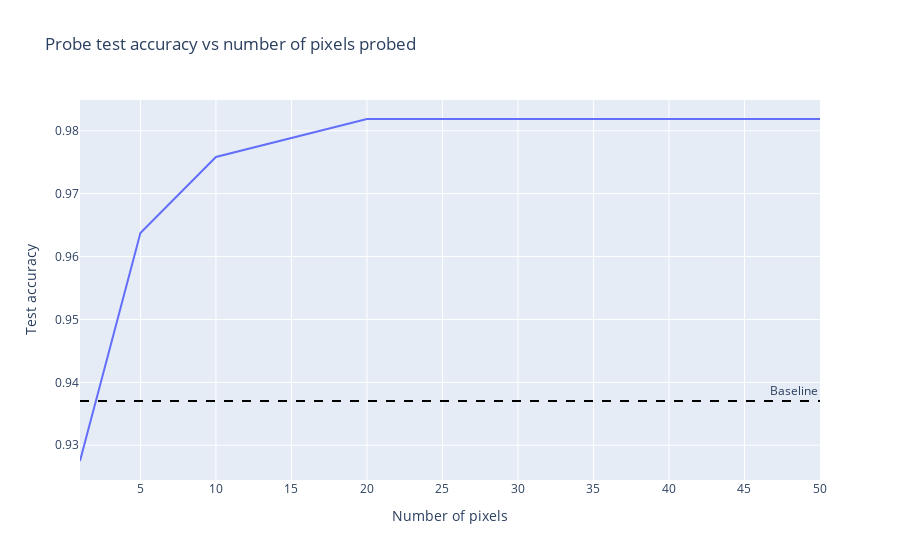

Write notebook code for a chart like this one.
### Markdown cell above
We can use these cached activations for a simple probing demo: 
1. We'll set up a boolearn probe target based on the action logits,
   which will be True if the probability of the agent moving the paddle
   up is very high (>90%), False otherwise.
2. We'll train a sparse linear probe to predict this "high probability
   of paddle-up" target using activations from the first convolutional
   layer output -- in other words, try to find a linear combination of a
   small number of activations that accurately predict the final action
   probability.

Spoiler alert: due to the simplicity and predictability of the default
Pong environment, this sparse probe works surprisingly well even using
only a very small fraction of activations.

(Note that this isn't intended to represent a sensible mech interp
research question -- just a simple and accessible example to demonstrate
the probing functionality.  A more useful probe target might be "pixel
contains the ball", or whatever.)

### Code cell
# Demonstrate probing by finding conv pixels that seem to predict a high
# probability of moving the paddle up

# Get action meanings from the environment
action_strs = env.envs[0].unwrapped.get_action_meanings()

# Get the action indices that correspond to moving the paddle up, which
# are RIGHT and RIGHTFIRE
up_action_idxs = [action_strs.index("RIGHT"), action_strs.index("RIGHTFIRE")]

# Convert the previously cached logits to probabilities
probs = t.nn.functional.softmax(logits, dim=-1)

# Calculate the sum of the probabilities of moving the paddle up
up_probs = probs[:, up_action_idxs].sum(dim=-1)

# Our probe objective variable is the a thresholded version
is_strong_up = (up_probs > 0.9).cpu().numpy()

# Now use CircRL to probe!
# We use a sparse probe to see if we can find a small set of conv pixels
# that predict strong paddle-up actions
SPARSE_NUMS = [1, 5, 10, 20, 50]
probe_results = []
for sparse_num in SPARSE_NUMS:
    result = cpr.linear_probe(
        activs.cpu().numpy(),
        is_strong_up,
        sparse_method="f_test",
        sparse_num=sparse_num,
        random_state=0,
        C=1,
    )
    probe_results.append(
        {"sparse_num": sparse_num, "test_score": result["test_score"]}
    )
probe_results = pd.DataFrame(probe_results)

baseline = is_strong_up.mean()
baseline = max(baseline, 1 - baseline)

fig = px.line(
    probe_results,
    x="sparse_num",
    y="test_score",
    title="Probe test accuracy vs number of pixels probed",
    labels={"test_score": "Test accuracy", "sparse_num": "Number of pixels"},
    render_mode="svg",
)

# Add a labelled horizontal line for the baseline accuracy
fig.add_hline(
    y=baseline,
    line_dash="dash",
    line_color="black",
    annotation_text="Baseline",
)

fig.show()

### Figure 1 — Plotly figure (JSON) as saved in the notebook; plotly's stock layout.template omitted (floating-point values rounded to 4 significant figures)
{"data": [{"hovertemplate": "Number of pixels=%{x}<br>Test accuracy=%{y}<extra></extra>", "legendgroup": "", "line": {"color": "#636efa", "dash": "solid"}, "marker": {"symbol": "circle"}, "mode": "lines", "name": "", "orientation": "v", "showlegend": false, "type": "scatter", "x": [1, 5, 10, 20, 50], "xaxis": "x", "y": [0.9275, 0.9637, 0.9758, 0.9819, 0.9819], "yaxis": "y"}], "layout": {"annotations": [{"showarrow": false, "text": "Baseline", "x": 1, "xanchor": "right", "xref": "x domain", "y": 0.937, "yanchor": "bottom", "yref": "y"}], "legend": {"tracegroupgap": 0}, "shapes": [{"line": {"color": "black", "dash": "dash"}, "type": "line", "x0": 0, "x1": 1, "xref": "x domain", "y0": 0.937, "y1": 0.937, "yref": "y"}], "title": {"text": "Probe test accuracy vs number of pixels probed"}, "xaxis": {"anchor": "y", "domain": [0, 1], "title": {"text": "Number of pixels"}}, "yaxis": {"anchor": "x", "domain": [0, 1], "title": {"text": "Test accuracy"}}}}
